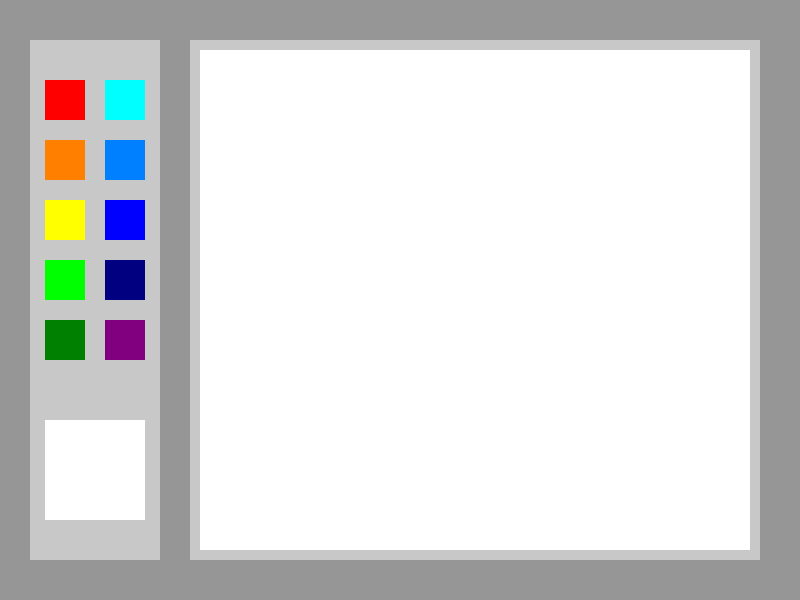
Frame 1 (no input)
Frame 60 (the mouse pressed at the canvas centre just before this capture): identical to frame 1, image omitted
Frame 120 (the mouse held since frame 60 and released just before this capture): identical to frame 1, image omitted

The Processing sketch that drew this single still picture (run headless with seeded random() and noise(); from frame 60 on, the mouse is pressed at the canvas centre):

// Processing sketch: processing_162082
// ── processing_162082.pde

int xPos = 45;
int yPos= 80;
int S=40;
int P=20;

void setup( ){

size(800,600);
background(150);

//board
noStroke();
fill(200);
rect(190,40,570,520);
fill(255);
rect(200,50,550,500);
fill(200);
rect(30,40,130,520);

//button
   //1p
  
//red
fill(255,0,0);
rect(xPos,yPos,S,S); 
//orange
fill(255,128,0);
rect(xPos,yPos+S+P,S,S); 
//yellow
fill(255,255,0);
rect(xPos,yPos+S*2+P*2,S,S); 
//yellow green
fill(0,255,0);
rect(xPos,yPos+S*3+P*3,S,S);
//green
fill(0,128,0);
rect(xPos,yPos+S*4+P*4,S,S);

   //2p
//sky
fill(0,255,255);
rect(xPos+S+P,yPos,S,S); 
//skyblue
fill(0,128,255);
rect(xPos+S+P,yPos+S+P,S,S); 
//blue
fill(0,0,255);
rect(xPos+S+P,yPos+S*2+P*2,S,S); 
//navy
fill(0,0,128);
rect(xPos+S+P,yPos+S*3+P*3,S,S);
//purple
fill(128,0,128);
rect(xPos+S+P,yPos+S*4+P*4,S,S);


//eraser
fill(255);
rect(xPos,yPos+S*8+P,S+S+P,S+S+P); 


}

void draw( ) {

  
if(mousePressed) {
  //area
  if( mouseX > 220  && mouseX < 780 && mouseY > 20 && mouseY < 530 ){
  line(pmouseX,pmouseY,mouseX,mouseY); 
float W = dist(pmouseX,pmouseY,mouseX,mouseY); 
strokeWeight(W);
}

//button area 
//redbutton  
 if( mouseX > xPos  && mouseX < xPos+S && mouseY > yPos && mouseY < yPos+S ) {
   stroke(255,0,0);
  
 }
 //orangebutton
 if( mouseX > xPos  && mouseX < xPos+S && mouseY >yPos+S+P && mouseY < yPos+S+P+S ) {
   stroke(255,128,0);

 }  
 //yellowbutton
 if( mouseX > xPos  && mouseX < xPos+S && mouseY > yPos+S*2+P*2 && mouseY < yPos+S*2+P*2+S ) {
   stroke(255,255,0);

 }
 
//yellow green button  
 if( mouseX > xPos  && mouseX < xPos+S && mouseY > yPos+S*3+P*3 && mouseY < yPos+S*3+P*3+S ) {
   stroke(0,255,0);

 }
 //greenbutton
 if( mouseX > xPos  && mouseX < xPos+S && mouseY > yPos+S*4+P*4 && mouseY < yPos+S*4+P*4+S ) {
   stroke(0,128,0);
   
 }
 
 
 
 //skybutton  
 if( mouseX > xPos+S+P  && mouseX < xPos+S+P+S && mouseY > yPos && mouseY < yPos+S ) {
   stroke(0,255,255);
  
 }
  //skybluebutton  
 if( mouseX > xPos+S+P  && mouseX < xPos+S+P+S && mouseY > yPos+S+P && mouseY < yPos+S+P+S ) {
   stroke(0,128,255);

 }
  //bluebutton  
 if( mouseX > xPos+S+P  && mouseX < xPos+S+P+S && mouseY > yPos+S*2+P*2 && mouseY < yPos+S*2+P*2+S  ) {
   stroke(0,0,255);

 }
  //navybutton  
 if( mouseX > xPos+S+P  && mouseX < xPos+S+P+S && mouseY > yPos+S*3+P*3 && mouseY < yPos+S*3+P*3+S ) {
   stroke(0,0,128);

 }
  //purplebutton  
 if( mouseX > xPos+S+P  && mouseX < xPos+S+P+S && mouseY > yPos+S*4+P*4 && mouseY < yPos+S*4+P*4+S) {
   stroke(128,0,128);

 }
 
 
 
 //eraser
 if( mouseX > xPos  && mouseX < xPos+S+S+P && mouseY > yPos+S*8+P && mouseY < yPos+S*8+P+S+S+P ){
stroke(255);
strokeWeight(50);

} 
  
}

}
